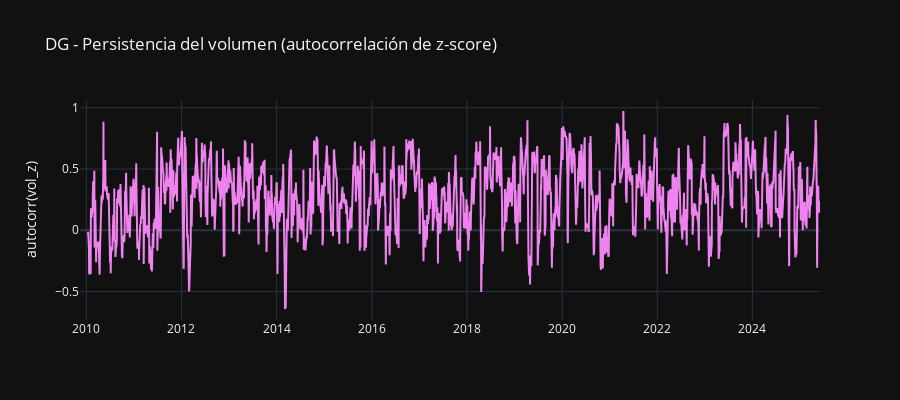

The code cell stored with this chart in its notebook:
### Code cell
fig = go.Figure()

fig.add_trace(go.Scatter(
    x=df.index,
    y=df["vol_z_autocorr_1"],
    name="Autocorrelación (lag=1)",
    line=dict(color="violet")
))

fig.update_layout(
    title=f"{simbolo} - Persistencia del volumen (autocorrelación de z-score)",
    template="plotly_dark",
    yaxis_title="autocorr(vol_z)",
    height=400
)

fig.show()

### Figure 1 — Plotly figure (JSON) as saved in the notebook; plotly's stock layout.template omitted (floating-point values rounded to 4 significant figures; data arrays with more than 128 entries replaced by an {"elided": "..."} marker saying what was removed)
{"data": [{"line": {"color": "violet"}, "name": "Autocorrelación (lag=1)", "type": "scatter", "x": {"elided": "3911 str values"}, "y": {"elided": "3911 float values"}}], "layout": {"height": 400, "title": {"text": "DG - Persistencia del volumen (autocorrelación de z-score)"}, "yaxis": {"title": {"text": "autocorr(vol_z)"}}}}
